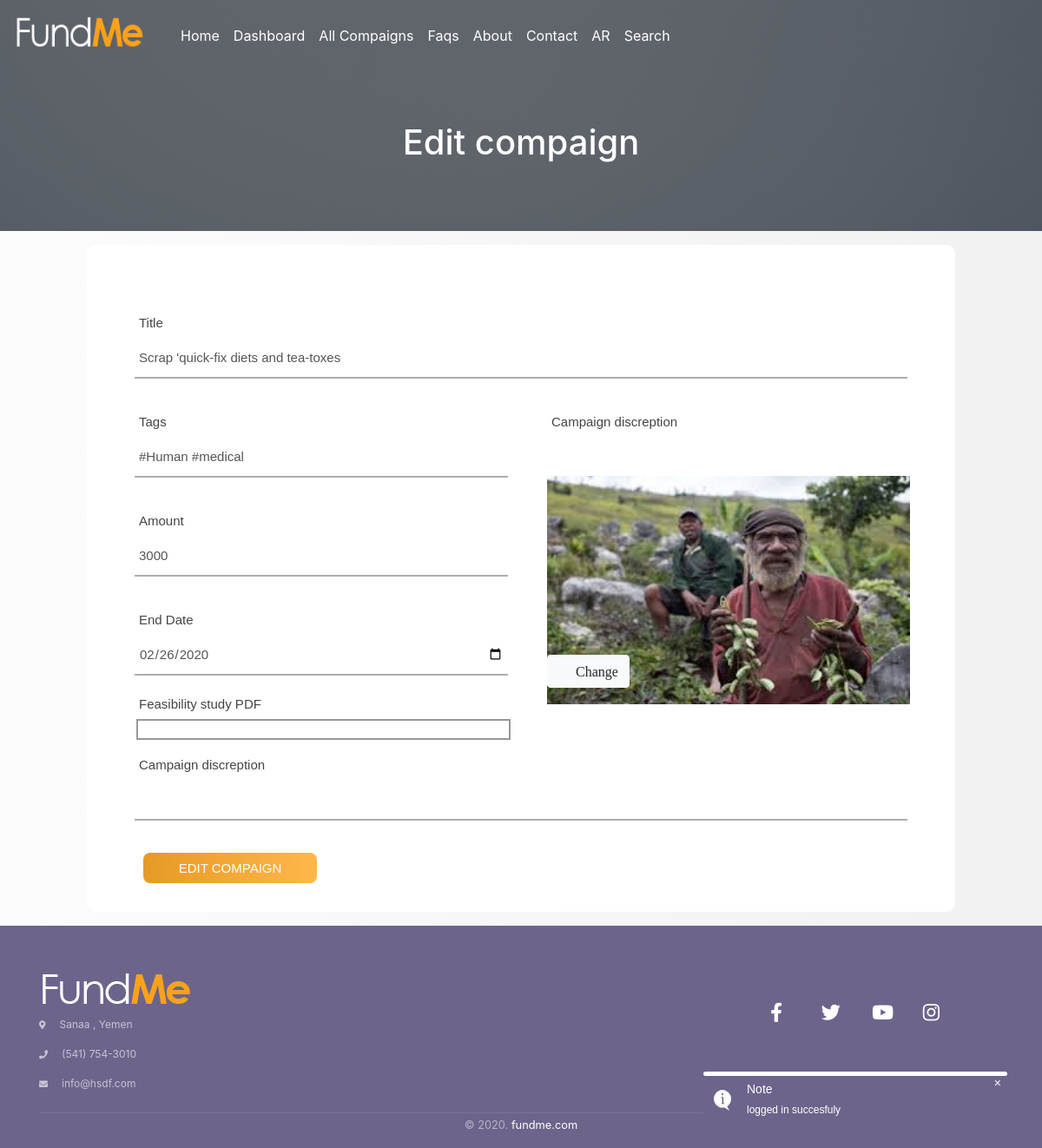
/manageUserCompaign/index/45 (signed in), run on the app's committed database.
### tables this page shows
CREATE TABLE `compigans` (
  `id` int(11) NOT NULL,
  `owner_id` int(11) NOT NULL,
  `title` varchar(100) NOT NULL,
  `galary` text NOT NULL,
  `descrption` text NOT NULL,
  `file` text NOT NULL,
  `tags` text NOT NULL,
  `status` varchar(10) NOT NULL,
  `cost` double NOT NULL,
  `duration` timestamp NOT NULL DEFAULT current_timestamp() ON UPDATE current_timestamp(),
  `pending` int(11) NOT NULL DEFAULT 0,
  `updates` text DEFAULT NULL,
  `created_at` timestamp NOT NULL DEFAULT current_timestamp(),
  `update_at` timestamp NOT NULL DEFAULT current_timestamp()
);

### app/Controllers/manageUserCompaignController.php (called while the page is built, shortened)
<?php
class manageUserCompaignController extends Controller
{
    private $compaignModel;
    public function __construct()
    {
      $this->compaignModel=$this->model->getModel();
    }
    public function index($id='')
    {
      $compaign=$this->compaignModel->find([$id]);
      $this->view->pageTitle='Pinding Users';
      $this->view->render();
    }
}
 ?>

### public/index.php (called while the page is built, shortened)
<?php
$app= new Application;
 ?>

### app/Core/DB.php (called while the page is built, shortened)
<?php
class DB {
      protected $pdoObject;
      public function __construct() {
        try {
          $this->pdoObject=new PDO(DB::DNS,DB::DBUSER,DB::DBPASS);
          $this->pdoObject->setAttribute(PDO::ATTR_DEFAULT_FETCH_MODE,PDO::FETCH_ASSOC);
          $this->pdoObject->setAttribute(PDO::ATTR_ERRMODE, PDO::ERRMODE_EXCEPTION);
          } catch (PDOException $e) {
              echo 'Connection failed: ' . $e->getMessage();
             }
      }
      public function QueryCrud ($sql,$args=array(),$type=1){
        $query=$this->pdoObject->prepare($sql);
        $query->execute($args);
        if($type){
          $data=$query->fetchAll();
               return $data;
        }
        else
            return $this->pdoObject->lastInsertId();
    }
}

### app/Models/Compaign.php (called while the page is built, shortened)
<?php
class Compaign
{
  protected $db;
  function __construct()
  {
    $this->db=new DB();
  }
  public function find($aData)
  {
    $oStmt = 'SELECT * FROM compigans WHERE id =?';
        return $this->db->QueryCrud($oStmt,$aData);
  }
}
  ?>

### app/Core/Controller.php (called while the page is built, shortened)
<?php
class Controller
{
  public function model($modelName)
  {
    $this->model=new Model($modelName);
  }
}
 ?>

### app/Core/Model.php (called while the page is built, shortened)
<?php
class Model{
    protected $model_file;
    public function __construct($model_file)
    {
        $this->model_file=$model_file;
    }
    public function getModel(){
        if (file_exists(MODEL. $this->model_file.'.php')) {
            $this->modelObj= new $this->model_file;
              return $this->modelObj;
     }
}
}

### app/Views/home/editCompaign.phtml (the view, shortened to what this page needs)
<?php
include  VIEW.'layouts'.DIRECTORY_SEPARATOR.'header.phtml';
$compaign=$this->view_data['compaign'][0];
?>
<body>
  <section class="cover-background top-space section-img" >
        <div class="opacity-medium bg-dark"></div>
        <div class="container">
            <div class="row">
                <div class="col-md-12 col-sm-12 col-xs-12 display-table page-title">
                    <div class="vertical-align-middle text-center">
                        <h1 class="text-white text-shadow-black"><?php echo $lang['item120']?></h1>
                    </div>
                </div>
            </div>
        </div>
    </section>
  <div class="container-login100">
			<div class="wrap-login100 com1000" >
      <form class="login100-form validate-form"  action="/manageUserCompaign/uploadFiles" id="addCompignForm" name="addCompignForm" method="post" enctype="multipart/form-data">
				<form class="login100-form validate-form"  action="/compaign/uploadFiles" id="addCompignForm" name="addCompignForm" method="post" enctype="multipart/form-data">
				<div class="row">
				<div class="col-md-12">
				<div class="wrap-input100 " >
            <label for="files" class='btn-label' ><?php echo $lang['item33']?></label>
						<input class="input100" type="text" name="Title"  value="<?php echo $compaign['title']; ?>" oninput="stringlength(document.addCompignForm.Title, 10, 50); " />
					</div>
				</div>
				 <div class="col-md-6">
					<div class="wrap-input100 " >
            <label for="files" class='btn-label' ><?php echo $lang['item34']?></label>
						<input class="input100" type="text" name="Tags"  value='<?php if(isset($_POST['Tags']))echo$_POST['Tags']; else echo $compaign['tags']; ?>'  oninput=" stringlength(document.addCompignForm.Tags, 2, 20)" >
					</div>
					<div class="wrap-input100 " >
            <label for="files" class='btn-label' ><?php echo $lang['item35']?></label>
						<input class="input100" type="number" name="Amount"  value='<?php if(isset($_POST['Amount']))echo$_POST['Amount']; else echo $compaign['cost'];?>'   />
					</div>
					<div class="wrap-input100 mb20" >
             <label for="files" class='btn-label' ><?php echo $lang['item36']; ?></label>
						<input class="input100" type="date" name="Deuration"  value='<?php if(isset($_POST['Deuration']))echo$_POST['Deuration']; else echo explode(" ",$compaign['created_at'])[0]?>' oninput="validateDate(document.addCompignForm.Deuration)"/>
					</div>
					<div  >
					<label for="files" class='btn-label' >
					<?php echo $lang['item38']?></label>
					<div class="container pdf-cont">
						<div class='pdf-div' style="padding: 10px"   >
						</div>
					</div>
					</div>
				</div>
				<div class="col-md-6">
          <div class="container cont-pdf" >
            <label for="files" class='btn-label' ><?php echo $lang['item37']?></label>
						<img src="/uploads/<?php echo $compaign['galary']; ?>" alt="choose image" style="width: 418px; height:263px; margin-top:45px;"   id='image' class="profileImg mt-30">
						  <i class='fas fa-check btn btn-light change-btn'> Change</i>
					</div>
				</div>
				<div class="col-md-12 mt-3">
				<div class="wrap-input100 " >
				<label for="descrption" class='btn-label' ><?php echo $lang['item37']?></label>
					</div>
				</div>
					<div class="" style="width: 200px; float:left; margin-left:25px">
						<div class="wrap-login100-form-btn">
							<div class="login100-form-bgbtn"></div>
							<button type="button" class="login100-form-btn" id="addComp"name="addComp" onclick="serverSideValidation();" ><?php echo $lang['item120']?></button>
						</div>
					</div>
				</form>
			</div>
		</div>
    <?php include  VIEW.'layouts'.DIRECTORY_SEPARATOR.'footer_section.phtml'; ?>
    <?php include  VIEW.'layouts'.DIRECTORY_SEPARATOR.'footer.phtml'; ?>

### public/css/home/all.css (style rules this page uses)
.fa, .fas, .far, .fal, .fab { -moz-osx-font-smoothing: grayscale; -webkit-font-smoothing: antialiased; display: inline-block; font-style: normal; font-variant: normal; text-rendering: auto; line-height: 1; }
.fa-check:before { content: "\f00c"; }
.fa, .fas { font-family: 'Font Awesome 5 Free'; font-weight: 900; }

### public/css/home/style-ltr.css (style rules this page uses)
html * { -webkit-font-smoothing: antialiased; }
html { scroll-behavior: smooth; }
.bg-dark { background-color: rgba(0, 0, 0, 0.56); }
.opacity-medium { position: absolute; height: 100%; width: 100%; opacity: 0.75; top: 0; right: 0; }
.cover-background { position: relative !important; background-size: cover !important; overflow: hidden !important; background-position: center !important; background-repeat: no-repeat !important; }
.top-space { padding-top: 140px; }
.page-title { padding-bottom: 70px; }
::placeholder { font-size: 16px; color: rgb(104, 101, 101); }
.text-white { color: #FFF; }
*, *:before, *:after { -webkit-box-sizing: inherit; box-sizing: inherit; }
html { -webkit-box-sizing: border-box; box-sizing: border-box; }

### public/css/home/new-ltr.css (style rules this page uses)
input { outline: none; border: none; }
button { outline: none !important; border: none; background: transparent; }
.container-login100 { width: 100%; min-height: 100vh; display: -webkit-box; display: -webkit-flex; display: -moz-box; display: -ms-flexbox; display: flex; flex-wrap: wrap; justify-content: center; align-items: center; padding: 15px; background: -webkit-linear-gradient(left, #fcfcfc, #f1f1f1); }
.wrap-login100 { width: 390px; background: #fff; border-radius: 10px; overflow: hidden; padding: 77px 55px 33px 55px; }
.login100-form { width: 100%; }
.wrap-input100 { width: 100%; position: relative; border-bottom: 2px solid #adadad; margin-bottom: 37px; }
.input100 { font-family: 'Poppins', sans-serif; font-size: 15px; color: #555555; line-height: 1.2; display: block; width: 100%; height: 45px; background: transparent; padding: 0 5px; }
.wrap-login100-form-btn { width: 100%; display: block; position: relative; z-index: 1; border-radius: 8px; overflow: hidden; margin: 0 auto; }
.login100-form-bgbtn { position: absolute; z-index: -1; width: 300%; height: 100%; background: #a64bf4; background: -webkit-linear-gradient(right, #f9a322, #ffb74b, #e69a25, #f9a322); background: -o-linear-gradient(right, #f9a322, #ffb74b, #e69a25, #f9a322); background: -moz-linear-gradient(right, #f9a322, #ffb74b, #e69a25, #f9a322); background: linear-gradient(right, #f9a322, #ffb74b, #e69a25, #f9a322); top: 0; left: -100%; -webkit-transition: all 0.4s; -o-transition: all 0.4s; -moz-transition: all 0.4s; transition: all 0.4s; }
.login100-form-btn { font-family: 'Poppins', sans-serif; font-size: 15px; color: #fff; line-height: 1.2; text-transform: uppercase; display: -webkit-box; display: -webkit-flex; display: -moz-box; display: -ms-flexbox; display: flex; justify-content: center; align-items: center; padding: 0 20px; width: 100%; height: 35px; }
h1, .h2, .h3, .h4, .h5 { font-family: 'Poppins', -apple-system, BlinkMacSystemFont, 'Poppins', Roboto, 'Poppins', Arial, sans-serif, "Apple Color Emoji", "Segoe UI Emoji", "Segoe UI Symbol", "Noto Color Emoji"; }
.com1000 { width: 1000px; }
.mb20 { margin-bottom: 20px; }
.btn-label { color: #464343; line-height: 1.2; font-family: 'Poppins', sans-serif; font-size:15px; margin-left: 5px; }
.pdf-cont { position: relative; }
.pdf-div { width: 431px; border: #97989a 2px solid; color: #97989a; padding: 10px 160px; margin-left: -13px; }
.mt-30 { margin-top: 30px; }
.section-img { background-image:url('/images/home/e.jpg'); }
.change-btn { position: absolute; bottom: 60px; }
::placeholder { color: #d2d2c4 !important; opacity: 1; }

### data on the page
compigans: Title "Scrap 'quick-fix diets and tea-toxes", Tags "#Human #medical", Amount "3000", Deuration "02/26/2020", galary (picture)

### other printed values
$lang['item1'] "Home"
$lang['item0'] "Dashboard"
$lang['item6a'] "All Compaigns"
$lang['faqs'] "Faqs"
$lang['item3'] "About"
$lang['item2'] "Contact"
$lang['item8c'] "Search"
$lang['item120'] "Edit compaign"
$lang['item33'] "Title"
$lang['item34'] "Tags"
$lang['item35'] "Amount"
$lang['item36'] "End Date"
$lang['item38'] "Feasibility study PDF"
$lang['item37'] "Campaign discreption"
$lang['item120'] "EDIT COMPAIGN"
